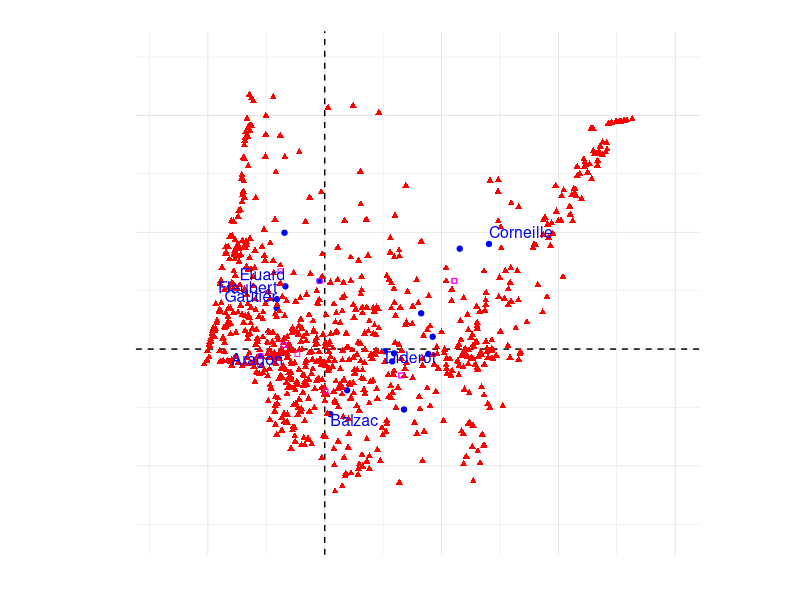

R code for this plot: (Note: this script raises an error after producing the figure.)
library(FactoMineR)
setwd("C:/Users/husson/AOBox/Travail/huss/Recherch/Articles/FactoMineR/AFC_text_litterature")
don=read.table("litterature.csv",header=TRUE,row.names=1,sep=";",check.names=FALSE,quote="\"")
resCA=CA(don,quanti.sup=1,quali.sup=2:3)
resCA$row$coord[,1]=-resCA$row$coord[,1]
resCA$col$coord[,1]=-resCA$col$coord[,1]
resCA$quali.sup$coord[,1]=-resCA$quali.sup$coord[,1]
resCA$quanti.sup$coord[,1]=-resCA$quanti.sup$coord[,1]

plot(resCA,invis=c("col","quali"), hab=2,title="",palette=palette(c("black","green3","blue","darkred","orange")),shadow=TRUE)
plot(resCA,invis=c("col","quali"), hab=3,title="",palette=palette(c("black","darkred","orange","lightblue","blue","green3","magenta")))
### classif
res.hcpc = HCPC(resCA,nb.clust=-1,graph=FALSE,consol=FALSE)
resCA=CA(cbind.data.frame(don[,1:3],res.hcpc$data.clust[rownames(don),ncol(res.hcpc$data.clust)],don[,-(1:3)]),quanti.sup=1,quali.sup=2:4)
plot(res.hcpc,choice="tree",palette=palette(c("black","green3","blue","darkred","orange","red","grey","magenta")),new.plot=TRUE)
resCA$row$coord[,1]=-resCA$row$coord[,1]
resCA$col$coord[,1]=-resCA$col$coord[,1]
resCA$quali.sup$coord[,1]=-resCA$quali.sup$coord[,1]
plot(resCA,invis=c("col","quali"), hab=4,cex=1.2,title="",cex.axis=1.2,cex.lab=1.2,palette=palette(c("yellow","black","green3","blue","darkred","orange","red","grey","magenta")),shadow=TRUE,new.plot=TRUE)


oo = catdes(cbind.data.frame(res.hcpc$data.clust$clust,don[,-1]),1,proba=0.15)
liste=NULL
don2 = t(don[,-c(1:3)])
don2=cbind.data.frame(Epoque=as.factor(c(rep("aa",nrow(don2)-nlevels(res.hcpc$data.clust$clust)),levels(res.hcpc$data.clust$clust))),don2)
don2[1:nrow(don2),1]="aa"
for (k in 1:nlevels(res.hcpc$data.clust$clust)) {
  don2[rownames(oo$quanti[[k]]),1]=names(oo$quanti)[k]
  liste=c(liste,rownames(oo$quanti[[k]])[1:min(10,nrow(oo$quanti[[k]]))])
}

newCA=CA(don2,quali.sup=1,graph=FALSE)
newCA$row$coord[,1]=-newCA$row$coord[,1]
newCA$col$coord[,1]=-newCA$col$coord[,1]
newCA$quali.sup$coord[,1]=-newCA$quali.sup$coord[,1]
plot(newCA,invis=c("quali","col"),selectRow=liste[1],hab=1,unselect=0,title="",auto="yes",palette=palette(c("transparent","darkred","red","orange","green3","grey","black","blue","magenta")))
